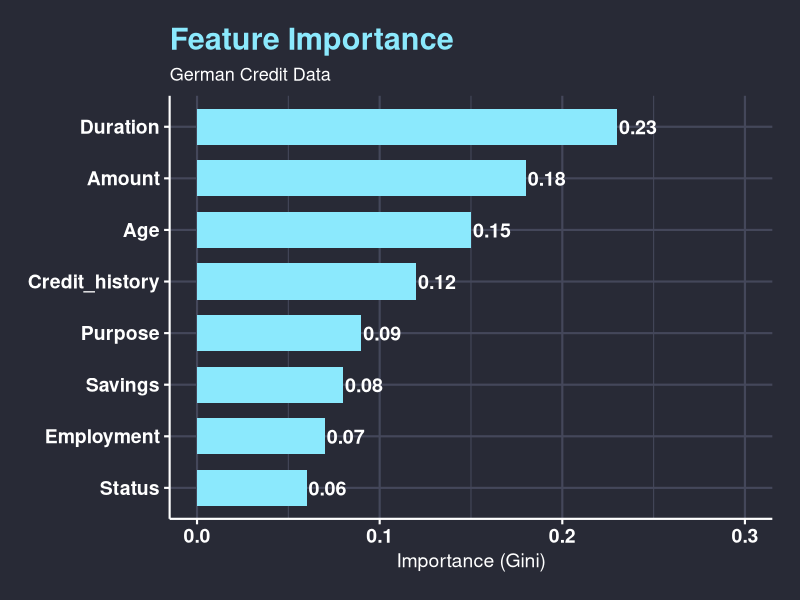
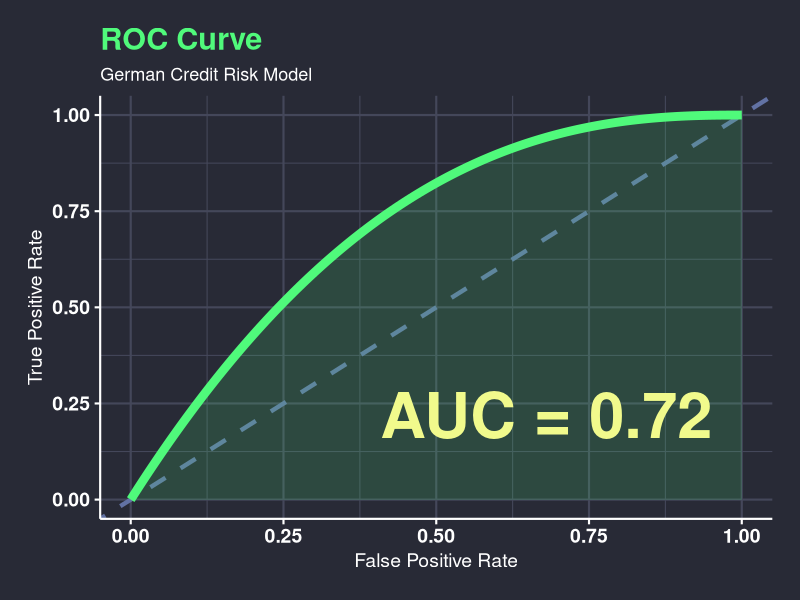

Generate these figures, in order, with R:
library(ggplot2)

# Cores Dracula
BG <- "#282a36"
BG2 <- "#44475a"
FG <- "#ffffff"  # BRANCO puro, não #f8f8f2
CYAN <- "#8be9fd"
YELLOW <- "#f1fa8c"
GREEN <- "#50fa7b"

# ============================================================
# FEATURE IMPORTANCE - CORRIGIDO
# ============================================================
importance_df <- data.frame(
  Feature = c("Duration", "Amount", "Age", "Credit_history", "Purpose", 
              "Savings", "Employment", "Status"),
  Value = c(0.23, 0.18, 0.15, 0.12, 0.09, 0.08, 0.07, 0.06)
)

# NÃO usar theme_dark() - usar theme_minimal() com override manual
p1 <- ggplot(importance_df, aes(x = reorder(Feature, Value), y = Value)) +
  geom_col(fill = CYAN, width = 0.7) +
  coord_flip() +
  labs(title = "Feature Importance", 
       subtitle = "German Credit Data",
       x = NULL, y = "Importance (Gini)") +
  # NUNCA usar theme_dark - criar tema do zero
  theme_minimal(base_size = 16, base_family = "sans") +
  theme(
    # Fundo
    rect = element_rect(fill = BG, color = BG),
    panel.background = element_rect(fill = BG),
    plot.background = element_rect(fill = BG),
    # Grid lines
    panel.grid.major = element_line(color = BG2),
    panel.grid.minor = element_line(color = BG2),
    panel.grid = element_line(color = BG2),
    # Texto FORÇADO BRANCO
    text = element_text(color = FG),
    title = element_text(color = FG),
    axis.text = element_text(color = FG, size = 14, face = "bold"),
    axis.title = element_text(color = FG, size = 14),
    plot.title = element_text(color = CYAN, size = 22, face = "bold"),
    plot.subtitle = element_text(color = FG, size = 13),
    # Lines and ticks
    axis.line = element_line(color = FG),
    axis.ticks = element_line(color = FG),
    # Margin
    plot.margin = margin(20, 20, 20, 20)
  ) +
  # Labels dos valores em BRANCO
  geom_text(aes(label = sprintf("%.2f", Value)), 
            hjust = -0.05, color = FG, size = 5, fontface = "bold") +
  ylim(0, 0.30) +
  xlim(rev(reorder(importance_df$Feature, importance_df$Value)))

# Salvar
ggsave("/home/openclaw/.openclaw/workspace/reveal-cpvbcdd-202501/ciencia-dados/images/feature-importance.png", 
       plot = p1, width = 9, height = 5.5, dpi = 200)

cat("1. Feature Importance - check file\n")

# ============================================================
# ROC CURVE - CORRIGIDO
# ============================================================
fpr <- seq(0, 1, length.out = 200)
tpr <- 1 - (1 - fpr)^2.5
roc_df <- data.frame(FPR = fpr, TPR = tpr)

p2 <- ggplot(roc_df, aes(x = FPR, y = TPR)) +
  geom_abline(linetype = "dashed", color = "#6272a4", linewidth = 1.5) +
  geom_line(color = GREEN, linewidth = 3) +
  geom_area(fill = GREEN, alpha = 0.15) +
  # Anotação com box escuro atrás
  annotate("text", x = 0.68, y = 0.22, label = "AUC = 0.72", 
           color = YELLOW, size = 16, fontface = "bold",
           family = "sans") +
  labs(title = "ROC Curve", 
       subtitle = "German Credit Risk Model",
       x = "False Positive Rate", 
       y = "True Positive Rate") +
  theme_minimal(base_size = 16, base_family = "sans") +
  theme(
    rect = element_rect(fill = BG, color = BG),
    panel.background = element_rect(fill = BG),
    plot.background = element_rect(fill = BG),
    panel.grid.major = element_line(color = BG2),
    panel.grid.minor = element_line(color = BG2),
    panel.grid = element_line(color = BG2),
    # Texto FORÇADO BRANCO
    text = element_text(color = FG),
    title = element_text(color = FG),
    axis.text = element_text(color = FG, size = 14, face = "bold"),
    axis.title = element_text(color = FG, size = 14),
    plot.title = element_text(color = GREEN, size = 22, face = "bold"),
    plot.subtitle = element_text(color = FG, size = 13),
    axis.line = element_line(color = FG),
    axis.ticks = element_line(color = FG),
    plot.margin = margin(20, 20, 20, 20)
  ) +
  xlim(0, 1) + ylim(0, 1)

ggsave("/home/openclaw/.openclaw/workspace/reveal-cpvbcdd-202501/ciencia-dados/images/roc-curve.png",
       plot = p2, width = 9, height = 5.5, dpi = 200)

cat("2. ROC Curve - check file\n")

cat("\n=== DONE ===\n")
